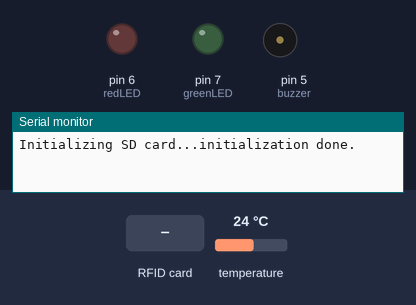
This sketch was run on a simulated Arduino Uno, built with avr-gcc and run on an emulated ATmega328P. Parts: output pins drawn as LEDs (lit = HIGH), buzzer (waves = sounding), the last lines printed to the serial monitor. Inputs (shaded band) come from the test bench; at power-on: temperature 24 °C. The local clock reads 2024-03-15 10:24:30 at power-on unless the sketch sets it; storage starts empty; pins used as bus, display or sensor lines are not drawn.

Above: at 1.2 s.
1.3 s: RFID card 5E 7A 19 C4 held to the reader
At 1.9 s:
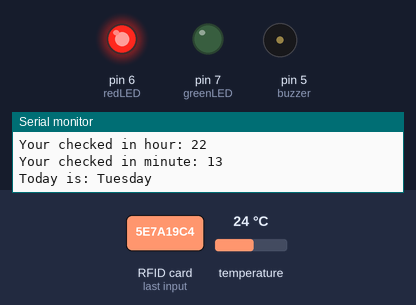
Timing chart, 0 to 5.1 s (numbered marks = the images above; inputs shaded):
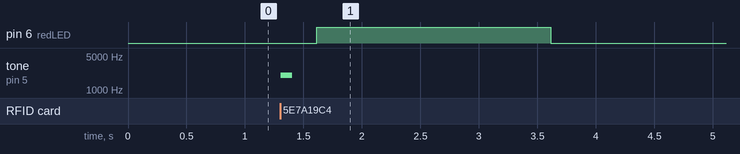

The sketch:

RFID-RC522.ino
```cpp
#include <Wire.h>

#include "RTClib.h"
#include <MFRC522.h> // for the RFID
#include <SPI.h> // for the RFID and SD card module
#include <SD.h> // for the SD card


// define pins for RFID
#define CS_RFID 10
#define RST_RFID 9
// define select pin for SD card module
#define CS_SD 4

// Create a file to store the data
File myFile;

// Instance of the class for RFID
MFRC522 rfid(CS_RFID, RST_RFID);

// Variable to hold the tag's UID
String uidString;

// Instance of the class for RTC
  RTC_DS3231 rtc;
  char daysOfTheWeek[7][12] = {"Sunday", "Monday", "Tuesday", "Wednesday", "Thursday", "Friday", "Saturday"};


// Define check in time
const int checkInHour = 11;
const int checkInMinute = 5;

//Variable to hold user check in
int userCheckInHour;
int userCheckInMinute;

// Pins for LEDs and buzzer
const int redLED = 6;
const int greenLED = 7;
const int buzzer = 5;

void setup() {

  // Set LEDs and buzzer as outputs
  pinMode(redLED, OUTPUT);
  pinMode(greenLED, OUTPUT);
  pinMode(buzzer, OUTPUT);

  // Init Serial port
  Serial.begin(9600);

  // Init SPI bus
  SPI.begin();
  // Init MFRC522
  rfid.PCD_Init();
  digitalWrite(10, HIGH);
  // Setup for the SD card
  Serial.print("Initializing SD card...");
  if(!SD.begin(CS_SD)) {
    Serial.println("initialization failed!");
    return;
  }
  Serial.println("initialization done.");
  digitalWrite(10, LOW);
  // Setup for the RTC
  if(!rtc.begin()) {
    Serial.println("Couldn't find RTC");
    while(1);
  }
  else {
    // following line sets the RTC to the date & time this sketch was compiled
    rtc.adjust(DateTime(F(__DATE__), F(__TIME__)));
  }
}

void loop() {
  //look for new cards
  if(rfid.PICC_IsNewCardPresent()) {
    readRFID();
    logCard();
    verifyCheckIn();
  }
  delay(10);
}

void readRFID() {
  rfid.PICC_ReadCardSerial();
  Serial.print("Tag UID: ");
  uidString = String(rfid.uid.uidByte[0]) + " " + String(rfid.uid.uidByte[1]) + " " +
    String(rfid.uid.uidByte[2]) + " " + String(rfid.uid.uidByte[3]);
  Serial.println(uidString);

  // Sound the buzzer when a card is read
  tone(buzzer, 2000);
  delay(100);
  noTone(buzzer);

  delay(100);

}

void logCard() {
  float temp = rtc.getTemperature();
  // Enables SD card chip select pin
  digitalWrite(CS_SD,LOW);

  // Open file
  myFile=SD.open("DATA.txt", FILE_WRITE);

  // If the file opened ok, write to it
  if (myFile) {
    SD.remove("DATA.txt");
    myFile=SD.open("DATA.txt", FILE_WRITE);
    Serial.println("File opened ok");
    myFile.print("UID: ");
    myFile.print(uidString);
    myFile.print(", ");

    // Save time on SD card
    DateTime now = rtc.now();
    userCheckInHour = now.hour();
    userCheckInMinute = now.minute();
    myFile.print(now.year(), DEC);
    myFile.print('/');
    myFile.print(now.month(), DEC);
    myFile.print('/');
    myFile.print(now.day(), DEC);
    myFile.print(" , ");
    myFile.print(now.hour(), DEC);
    myFile.print(':');
    myFile.print(now.minute(), DEC);
    myFile.print(" , ");
    myFile.print(daysOfTheWeek[now.dayOfTheWeek()]);
    myFile.print(" , ");
    if((userCheckInHour < checkInHour)||((userCheckInHour==checkInHour) && (userCheckInMinute <= checkInMinute))) {
      myFile.println("INTIME");
    }
    else {
      myFile.println("LATE");
    }
    myFile.print("Temp is: ");
    myFile.println(temp);
    myFile.println("Next user");
    // Print time on Serial monitor
    Serial.print(now.year(), DEC);
    Serial.print('/');
    Serial.print(now.month(), DEC);
    Serial.print('/');
    Serial.print(now.day(), DEC);
    Serial.print(' ');
    Serial.print(now.hour(), DEC);
    Serial.print(':');
    Serial.println(now.minute(), DEC);
    Serial.print("Temp is: ");
    Serial.println(temp);
    Serial.println("sucessfully written on SD card");
    myFile.close();

    // Save check in time;
    Serial.print("Your checked in hour: ");
    Serial.println(userCheckInHour);
    Serial.print("Your checked in minute: ");
    Serial.println(userCheckInMinute);
    Serial.print("Today is: ");
    Serial.println(daysOfTheWeek[now.dayOfTheWeek()]);
  }
  else {
    Serial.println("error opening data.txt");
  }
  // Disables SD card chip select pin
  digitalWrite(CS_SD,HIGH);

}

void verifyCheckIn(){
  if((userCheckInHour < checkInHour)||((userCheckInHour==checkInHour) && (userCheckInMinute <= checkInMinute))) {
    digitalWrite(greenLED, HIGH);
    delay(2000);
    digitalWrite(greenLED,LOW);
    Serial.println("You're welcome!");
  }
  else{
    digitalWrite(redLED, HIGH);
    delay(2000);
    digitalWrite(redLED,LOW);
    Serial.println("You are late...");
  }
}
```

Measured:
- after the input at 1.3 s, pin 6 (redLED): LOW → HIGH after 0.31 s, → LOW 2.0 s later; tone on pin 5 (buzzer): silent → 2000 Hz at once, → silent 0.10 s later
